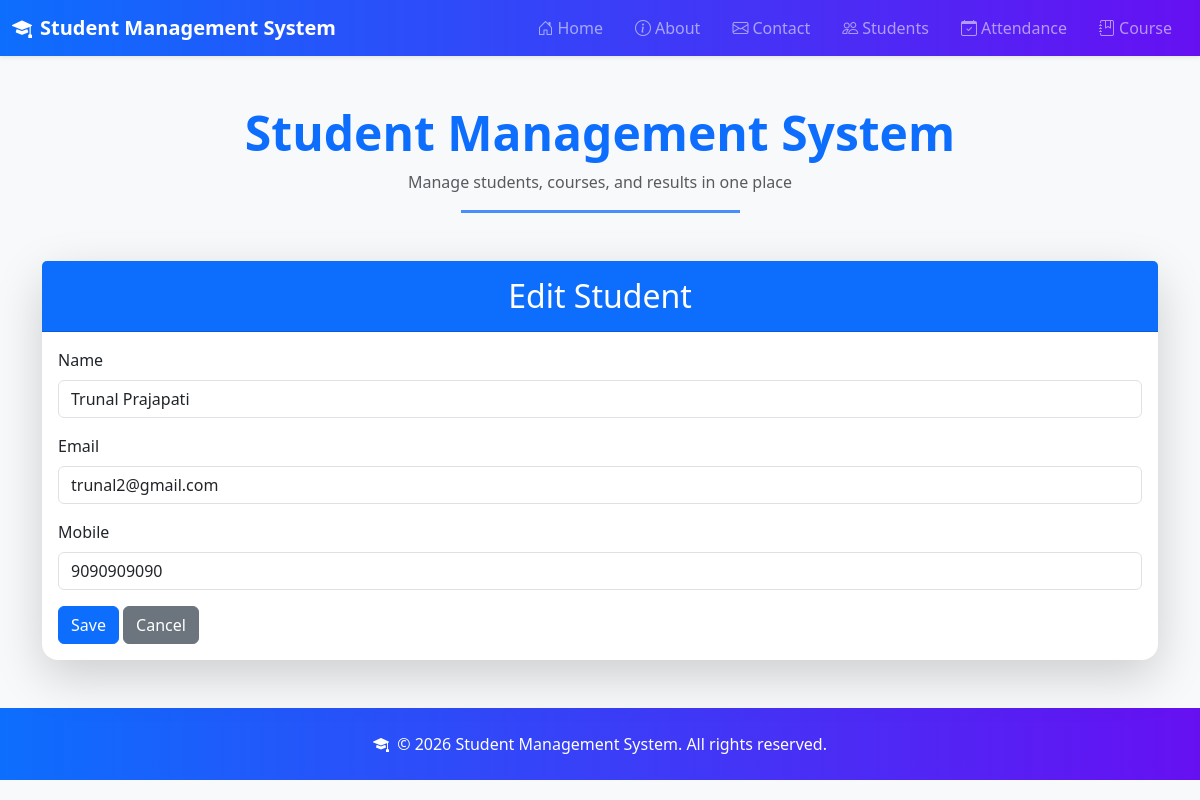
Screenshot of /student/edit/6/ with the database file from the repository.
### student/models.py (models this page shows, shortened)
class Student(models.Model):
    name = models.CharField(max_length=100)
    email = models.EmailField()
    mobile = models.CharField(max_length=15)

### student/views.py (the view)
# urls.py: path('student/edit/<int:id>/', views.student_edit, name='student_edit'),
def student_edit(request, id):
    student = get_object_or_404(Student, id=id)
    if request.method == 'POST':
        student.name = request.POST.get('name', '').strip()
        student.email = request.POST.get('email', '').strip()
        student.mobile = request.POST.get('mobile', '').strip()
        student.save()
        return redirect('studentList')
    return render(request, 'student_crud/edit.html', {'student': student})

### student/Template/student_crud/edit.html (shortened to what this page needs)
{% extends 'base.html' %}
{% block content %}
<div class="card shadow-lg border-0 rounded-4">
    <div class="card-header bg-primary text-white text-center py-3">
        <h2 class="mb-0">Edit Student</h2>
    </div>
    <div class="card-body">
        <form method="post">
            <div class="mb-3">
                <label for="name" class="form-label">Name</label>
                <input type="text" id="name" name="name" class="form-control" value="{{ student.name }}" required>
            </div>
            <div class="mb-3">
                <label for="email" class="form-label">Email</label>
                <input type="email" id="email" name="email" class="form-control" value="{{ student.email }}" required>
            </div>
            <div class="mb-3">
                <label for="mobile" class="form-label">Mobile</label>
                <input type="text" id="mobile" name="mobile" class="form-control" value="{{ student.mobile }}" required>
            </div>
            <button type="submit" class="btn btn-primary">Save</button>
            <a href="{% url 'studentList' %}" class="btn btn-secondary">Cancel</a>
        </form>
    </div>
</div>
{% endblock %}

### rows the page displays
Student: name "Trunal Prajapati", email "trunal2@gmail.com", mobile "9090909090"
